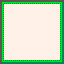

This game map was drawn from its Tiled (.tmx) file and the tilesets committed beside it. A one-line description and the full map source follow:
An orthogonal 8x8 tile map with 8x8 px tiles, 1 tile layer (Tile Layer 1).

<map version="1.2" tiledversion="1.3.4" orientation="orthogonal" renderorder="left-down" width="8" height="8" tilewidth="8" tileheight="8" infinite="0" nextlayerid="2" nextobjectid="1">
 <editorsettings>
  <export target="dialog.json" format="json" />
 </editorsettings>
 <tileset firstgid="1" name="ts3" tilewidth="8" tileheight="8" tilecount="64" columns="8">
  <image source="../imgs/dialog@1x.png" width="64" height="64" />
 </tileset>
 <layer id="1" name="Tile Layer 1" width="8" height="8">
  <data encoding="csv">
1,2,2,2,2,2,2,3,
9,10,10,10,10,10,10,11,
9,10,10,10,10,10,10,11,
9,10,10,10,10,10,10,11,
9,10,10,10,10,10,10,11,
9,10,10,10,10,10,10,11,
9,10,10,10,10,10,10,11,
17,18,18,18,18,18,18,19
</data>
 </layer>
</map>
